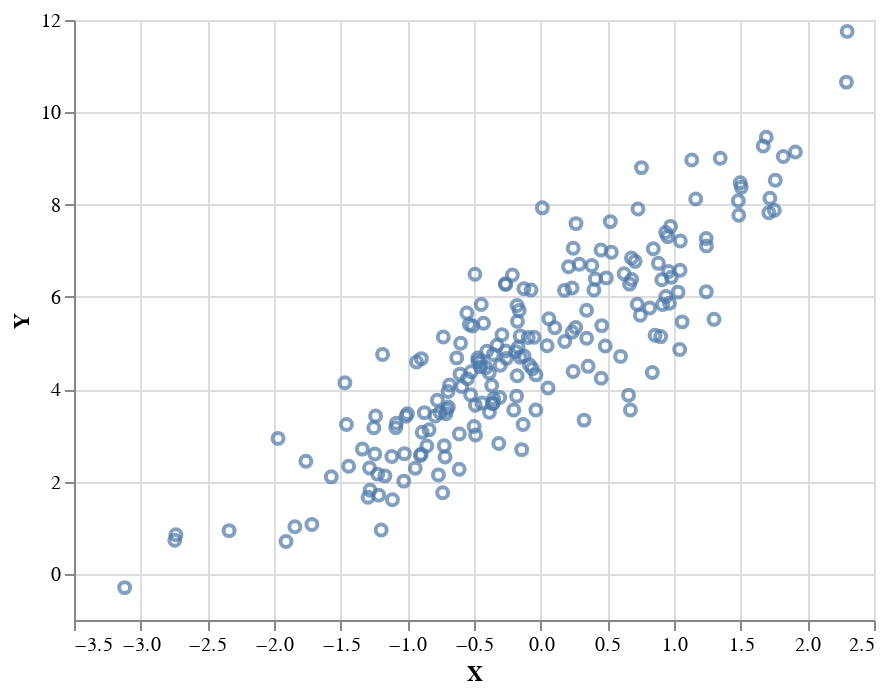

Source (notebook cell):
### Code cell
altair.Chart(pd.DataFrame({"X": X.squeeze(), "Y": Y.squeeze()})).mark_point().encode(
    x="X", y="Y"
)

### Figure 1 — Vega-Lite specification as saved in the notebook (floating-point values rounded to 4 significant figures; data arrays with more than 128 entries replaced by an {"elided": "..."} marker saying what was removed)
{"$schema": "https://vega.github.io/schema/vega-lite/v4.17.0.json", "config": {"view": {"continuousHeight": 300, "continuousWidth": 400}}, "data": {"name": "data-6998000bd1118d884bcfa36d13fc86ae"}, "datasets": {"data-6998000bd1118d884bcfa36d13fc86ae": {"elided": "200 records"}}, "encoding": {"x": {"field": "X", "type": "quantitative"}, "y": {"field": "Y", "type": "quantitative"}}, "mark": "point"}
